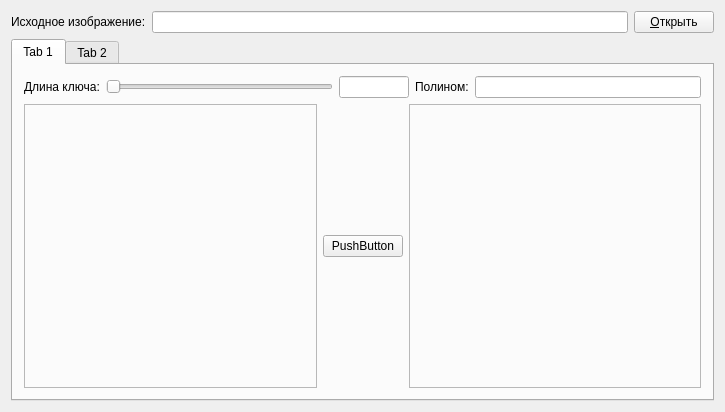
<?xml version="1.0" encoding="UTF-8"?>
<ui version="4.0">
 <class>MainWindow</class>
 <widget class="QMainWindow" name="MainWindow">
  <property name="geometry">
   <rect>
    <x>0</x>
    <y>0</y>
    <width>725</width>
    <height>412</height>
   </rect>
  </property>
  <property name="windowTitle">
   <string>MainWindow</string>
  </property>
  <widget class="QWidget" name="centralWidget">
   <layout class="QGridLayout" name="gridLayout">
    <item row="0" column="0">
     <layout class="QHBoxLayout" name="horizontalLayout">
      <item>
       <widget class="QLabel" name="label">
        <property name="text">
         <string>Исходное изображение:</string>
        </property>
       </widget>
      </item>
      <item>
       <widget class="QLineEdit" name="lineEdit"/>
      </item>
      <item>
       <widget class="QPushButton" name="pushButton">
        <property name="text">
         <string>&amp;Открыть</string>
        </property>
       </widget>
      </item>
     </layout>
    </item>
    <item row="1" column="0">
     <widget class="QTabWidget" name="tabWidget">
      <property name="currentIndex">
       <number>0</number>
      </property>
      <widget class="QWidget" name="tab">
       <attribute name="title">
        <string>Tab 1</string>
       </attribute>
       <layout class="QVBoxLayout" name="verticalLayout_5">
        <item>
         <layout class="QHBoxLayout" name="horizontalLayout_2">
          <item>
           <widget class="QLabel" name="label_2">
            <property name="text">
             <string>Длина ключа:</string>
            </property>
           </widget>
          </item>
          <item>
           <widget class="QSlider" name="horizontalSlider">
            <property name="enabled">
             <bool>true</bool>
            </property>
            <property name="orientation">
             <enum>Qt::Horizontal</enum>
            </property>
           </widget>
          </item>
          <item>
           <widget class="QLineEdit" name="lineEdit_2">
            <property name="maximumSize">
             <size>
              <width>70</width>
              <height>16777215</height>
             </size>
            </property>
           </widget>
          </item>
          <item>
           <widget class="QLabel" name="label_3">
            <property name="text">
             <string>Полином:</string>
            </property>
           </widget>
          </item>
          <item>
           <widget class="QLineEdit" name="lineEdit_3"/>
          </item>
         </layout>
        </item>
        <item>
         <layout class="QHBoxLayout" name="horizontalLayout_4">
          <item>
           <widget class="QFrame" name="frame">
            <property name="frameShape">
             <enum>QFrame::StyledPanel</enum>
            </property>
            <property name="frameShadow">
             <enum>QFrame::Raised</enum>
            </property>
            <layout class="QGridLayout" name="gridLayout_2">
             <item row="0" column="0">
              <widget class="QLabel" name="orlabel">
               <property name="text">
                <string/>
               </property>
              </widget>
             </item>
             <item row="1" column="0">
              <spacer name="horizontalSpacer">
               <property name="orientation">
                <enum>Qt::Horizontal</enum>
               </property>
               <property name="sizeHint" stdset="0">
                <size>
                 <width>268</width>
                 <height>20</height>
                </size>
               </property>
              </spacer>
             </item>
            </layout>
           </widget>
          </item>
          <item>
           <layout class="QVBoxLayout" name="verticalLayout">
            <item>
             <spacer name="verticalSpacer">
              <property name="orientation">
               <enum>Qt::Vertical</enum>
              </property>
              <property name="sizeHint" stdset="0">
               <size>
                <width>20</width>
                <height>40</height>
               </size>
              </property>
             </spacer>
            </item>
            <item>
             <widget class="QPushButton" name="pushButton_2">
              <property name="text">
               <string>PushButton</string>
              </property>
             </widget>
            </item>
            <item>
             <spacer name="verticalSpacer_2">
              <property name="orientation">
               <enum>Qt::Vertical</enum>
              </property>
              <property name="sizeHint" stdset="0">
               <size>
                <width>20</width>
                <height>40</height>
               </size>
              </property>
             </spacer>
            </item>
           </layout>
          </item>
          <item>
           <widget class="QFrame" name="frame_2">
            <property name="frameShape">
             <enum>QFrame::StyledPanel</enum>
            </property>
            <property name="frameShadow">
             <enum>QFrame::Raised</enum>
            </property>
            <layout class="QGridLayout" name="gridLayout_3">
             <item row="0" column="0">
              <widget class="QLabel" name="modlabel">
               <property name="text">
                <string/>
               </property>
              </widget>
             </item>
             <item row="1" column="0">
              <spacer name="horizontalSpacer_2">
               <property name="orientation">
                <enum>Qt::Horizontal</enum>
               </property>
               <property name="sizeHint" stdset="0">
                <size>
                 <width>267</width>
                 <height>20</height>
                </size>
               </property>
              </spacer>
             </item>
            </layout>
           </widget>
          </item>
         </layout>
        </item>
       </layout>
      </widget>
      <widget class="QWidget" name="tab_2">
       <attribute name="title">
        <string>Tab 2</string>
       </attribute>
       <layout class="QHBoxLayout" name="horizontalLayout_3">
        <item>
         <widget class="QFrame" name="frame_3">
          <property name="frameShape">
           <enum>QFrame::StyledPanel</enum>
          </property>
          <property name="frameShadow">
           <enum>QFrame::Raised</enum>
          </property>
          <layout class="QGridLayout" name="gridLayout_4">
           <item row="1" column="0">
            <spacer name="horizontalSpacer_3">
             <property name="orientation">
              <enum>Qt::Horizontal</enum>
             </property>
             <property name="sizeHint" stdset="0">
              <size>
               <width>268</width>
               <height>20</height>
              </size>
             </property>
            </spacer>
           </item>
           <item row="0" column="0">
            <widget class="QLabel" name="orlabel_2">
             <property name="text">
              <string/>
             </property>
            </widget>
           </item>
          </layout>
         </widget>
        </item>
        <item>
         <layout class="QVBoxLayout" name="verticalLayout_2">
          <item>
           <spacer name="verticalSpacer_3">
            <property name="orientation">
             <enum>Qt::Vertical</enum>
            </property>
            <property name="sizeHint" stdset="0">
             <size>
              <width>20</width>
              <height>40</height>
             </size>
            </property>
           </spacer>
          </item>
          <item>
           <widget class="QPushButton" name="pushButton_3">
            <property name="text">
             <string>PushButton</string>
            </property>
           </widget>
          </item>
          <item>
           <spacer name="verticalSpacer_4">
            <property name="orientation">
             <enum>Qt::Vertical</enum>
            </property>
            <property name="sizeHint" stdset="0">
             <size>
              <width>20</width>
              <height>40</height>
             </size>
            </property>
           </spacer>
          </item>
         </layout>
        </item>
        <item>
         <widget class="QFrame" name="frame_4">
          <property name="frameShape">
           <enum>QFrame::StyledPanel</enum>
          </property>
          <property name="frameShadow">
           <enum>QFrame::Raised</enum>
          </property>
          <layout class="QGridLayout" name="gridLayout_5">
           <item row="1" column="0">
            <spacer name="horizontalSpacer_4">
             <property name="orientation">
              <enum>Qt::Horizontal</enum>
             </property>
             <property name="sizeHint" stdset="0">
              <size>
               <width>267</width>
               <height>20</height>
              </size>
             </property>
            </spacer>
           </item>
           <item row="0" column="0">
            <widget class="QLabel" name="modlabel_2">
             <property name="text">
              <string/>
             </property>
            </widget>
           </item>
          </layout>
         </widget>
        </item>
       </layout>
      </widget>
     </widget>
    </item>
   </layout>
  </widget>
 </widget>
 <layoutdefault spacing="6" margin="11"/>
 <resources/>
 <connections/>
</ui>
